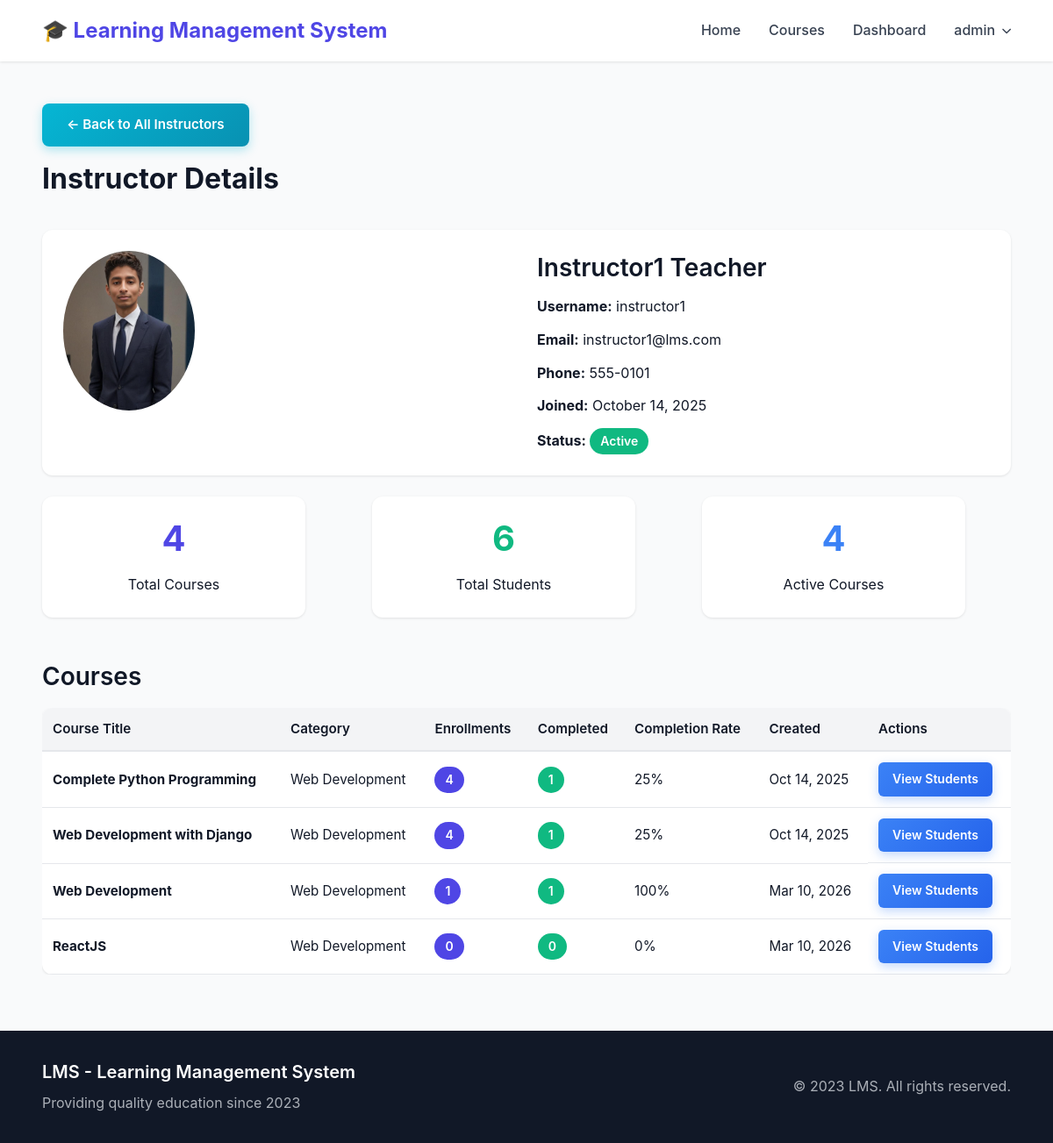
The app's page /manage/instructors/12/ (signed in) with its own data.
### accounts/models.py (models this page shows, shortened)
class User(AbstractUser):
    USER_TYPE_CHOICES = (
        ('student', 'Student'),
        ('instructor', 'Instructor'),
        ('admin', 'Admin'),
    )
    user_type = models.CharField(max_length=10, choices=USER_TYPE_CHOICES, default='student')
    profile_picture = models.ImageField(upload_to='profile_pictures/', null=True, blank=True)
    phone = models.CharField(max_length=20, null=True, blank=True)
    bio = models.TextField(blank=True, null=True)
    date_of_birth = models.DateField(null=True, blank=True)
    website = models.URLField(max_length=200, blank=True, null=True)
    address = models.TextField(blank=True, null=True)
    LEARNING_STYLE_CHOICES = (
        ('visual', 'Visual'),
        ('auditory', 'Auditory'),
        ('reading', 'Reading/Writing'),
        ('kinesthetic', 'Kinesthetic'),
    )
    learning_style = models.CharField(max_length=20, choices=LEARNING_STYLE_CHOICES, null=True, blank=True)
    preferred_language = models.CharField(max_length=50, blank=True, null=True)
    daily_study_goal = models.PositiveIntegerField(default=30, validators=[MinValueValidator(15), MaxValueValidator(480)])  # in minutes
    @property
    def is_admin(self):
        return self.is_superuser or self.user_type == 'admin'

### courses/models.py (models this page shows, shortened)
class Course(models.Model):
    title = models.CharField(max_length=200, unique=True)
    code = models.CharField(max_length=20, unique=True, blank=True, null=True, help_text="Unique course code (e.g., CS101)")
    description = models.TextField()
    instructor = models.ForeignKey(
        settings.AUTH_USER_MODEL,
        on_delete=models.CASCADE,
        related_name='courses_taught'
    )
    thumbnail = models.ImageField(upload_to='course_thumbnails/', null=True, blank=True)
    syllabus = models.FileField(upload_to='syllabi/', null=True, blank=True)
    category = models.ForeignKey(Category, on_delete=models.SET_NULL, null=True, blank=True, related_name='courses')
    created_at = models.DateTimeField(auto_now_add=True)
    updated_at = models.DateTimeField(auto_now=True)

class Category(models.Model):
    name = models.CharField(max_length=100, unique=True)
    description = models.TextField(blank=True, null=True)
    class Meta:
        verbose_name_plural = "Categories"
    def __str__(self):
        return self.name

### accounts/instructor_management_views.py (the view)
# urls.py: path('manage/instructors/<int:instructor_id>/', instructor_details, name='instructor_details'),
@staff_member_required
def instructor_details(request, instructor_id):
    instructor = get_object_or_404(User, id=instructor_id, user_type='instructor')
    courses = Course.objects.filter(instructor=instructor).annotate(
        enrollment_count=Count('enrollments', filter=Q(enrollments__is_active=True)),
        completion_count=Count('enrollments', filter=Q(enrollments__completed=True))
    )
    student_ids = Enrollment.objects.filter(
        course__instructor=instructor,
        is_active=True
    ).values_list('student_id', flat=True).distinct()
    total_students = len(student_ids)
    context = {
        'instructor': instructor,
        'courses': courses,
        'total_students': total_students,
        'total_courses': courses.count(),
    }
    return render(request, 'admin/instructor_details.html', context)

### templates/admin/instructor_details.html (shortened to what this page needs)
{% extends 'base.html' %}
{% load static %}
{% block content %}
<div class="container my-5">
    <div class="row mb-4">
        <div class="col-md-12">
            <a href="{% url 'all_instructors' %}" class="btn btn-secondary mb-3">← Back to All Instructors</a>
            <h2>Instructor Details</h2>
        </div>
    </div>
    <div class="card mb-4">
        <div class="card-body">
            <div class="row">
                <div class="col-md-3 text-center">
                    {% if instructor.profile_picture %}
                        <img src="{{ instructor.profile_picture.url }}" class="img-fluid rounded-circle" style="max-width: 150px;">
                    {% else %}
                        <div class="bg-secondary text-white rounded-circle d-flex align-items-center justify-content-center" style="width: 150px; height: 150px; margin: 0 auto;">
                            <h1>{{ instructor.username.0|upper }}</h1>
                        </div>
                    {% endif %}
                </div>
                <div class="col-md-9">
                    <h3>{{ instructor.get_full_name|default:instructor.username }}</h3>
                    <p><strong>Username:</strong> {{ instructor.username }}</p>
                    <p><strong>Email:</strong> {{ instructor.email }}</p>
                    <p><strong>Phone:</strong> {{ instructor.phone|default:"N/A" }}</p>
                    <p><strong>Joined:</strong> {{ instructor.date_joined|date:"F d, Y" }}</p>
                    <p><strong>Status:</strong>
                        {% if instructor.is_active %}
                            <span class="badge bg-success">Active</span>
                        {% else %}
                            <span class="badge bg-danger">Inactive</span>
                        {% endif %}
                    </p>
                </div>
            </div>
        </div>
    </div>
    <div class="row mb-4">
        <div class="col-md-4">
            <div class="card text-center">
                <div class="card-body">
                    <h1 class="text-primary">{{ total_courses }}</h1>
                    <p>Total Courses</p>
                </div>
            </div>
        </div>
        <div class="col-md-4">
            <div class="card text-center">
                <div class="card-body">
                    <h1 class="text-success">{{ total_students }}</h1>
                    <p>Total Students</p>
                </div>
            </div>
        </div>
        <div class="col-md-4">
            <div class="card text-center">
                <div class="card-body">
                    <h1 class="text-info">{{ courses|length }}</h1>
                    <p>Active Courses</p>
                </div>
            </div>
        </div>
    </div>
    <h3 class="mb-3">Courses</h3>
    <div class="table-responsive">
        <table class="table table-striped table-hover">
            <thead class="table-dark">
                <tr>
                    <th>Course Title</th>
                    <th>Category</th>
                    <th>Enrollments</th>
                    <th>Completed</th>
                    <th>Completion Rate</th>
                    <th>Created</th>
                    <th>Actions</th>
                </tr>
            </thead>
            <tbody>
                {% for course in courses %}
                <tr>
                    <td><strong>{{ course.title }}</strong></td>
                    <td>{{ course.category|default:"N/A" }}</td>
                    <td><span class="badge bg-primary">{{ course.enrollment_count }}</span></td>
                    <td><span class="badge bg-success">{{ course.completion_count }}</span></td>
                    <td>
                        {% if course.enrollment_count > 0 %}
                            {% widthratio course.completion_count course.enrollment_count 100 %}%
                        {% else %}
                            0%
                        {% endif %}
                    </td>
                    <td>{{ course.created_at|date:"M d, Y" }}</td>
                    <td>
                        <a href="{% url 'course_student_progress' course.id %}" class="btn btn-sm btn-info">View Students</a>
                    </td>
                </tr>
                {% empty %}
                <tr>
                    <td colspan="7" class="text-center text-muted">No courses found</td>
                </tr>
                {% endfor %}
            </tbody>
        </table>
    </div>
</div>
{% endblock %}

### templates/base.html (shortened to what this page needs)
<!DOCTYPE html>
<html lang="en">
<head>
    <link rel="stylesheet" href="https://cdnjs.cloudflare.com/ajax/libs/font-awesome/6.0.0/css/all.min.css">
    {% load static %}
    <link rel="stylesheet" href="{% static 'css/reset.css' %}?v=11">
    <link rel="stylesheet" href="{% static 'css/responsive.css' %}?v=17">
    <link rel="stylesheet" href="{% static 'css/style.css' %}?v=11">
    <link rel="stylesheet" href="{% static 'css/admin-fix.css' %}?v=11">
    <link rel="stylesheet" href="{% static 'css/navbar-fix.css' %}?v=11">
    <link rel="stylesheet" href="{% static 'css/instructor-students.css' %}?v=11">
    <link rel="stylesheet" href="{% static 'css/lessons.css' %}?v=2">
    <link rel="stylesheet" href="{% static 'css/quizzes.css' %}?v=2">
    <link rel="stylesheet" href="{% static 'css/dashboard.css' %}?v=2">
    <link rel="stylesheet" href="{% static 'css/student-progress.css' %}?v=2">
    <link rel="stylesheet" href="{% static 'css/admin-progress.css' %}?v=2">
    <link rel="stylesheet" href="{% static 'css/doubts.css' %}?v=2">
    <link rel="stylesheet" href="{% static 'css/assessments.css' %}?v=2">
    <link rel="stylesheet" href="{% static 'css/forms.css' %}?v=1">
</head>
<body>
    <nav class="navbar">
        <div class="container navbar-container">
            <a class="navbar-brand" href="/">🎓 Learning Management System</a>
            <div class="navbar-menu" id="navbarMenu">
                <a class="nav-link" href="{% url 'home' %}">Home</a>
                <a class="nav-link" href="{% url 'courses:course_list' %}">Courses</a>
                {% if user.is_authenticated %}
                <a class="nav-link" href="{% url 'accounts:dashboard' %}">Dashboard</a>
                <div class="dropdown" id="userDropdownContainer">
                    <span class="nav-link dropdown-toggle" onclick="toggleDropdown(event)">{{ user.username }}</span>
                </div>
                {% else %}
                <a class="nav-link" href="{% url 'accounts:login' %}">Login</a>
                <a class="btn-register" href="{% url 'accounts:register' %}">Register</a>
                {% endif %}
            </div>
        </div>
    </nav>
    <main>
        {% block content %}{% endblock %}
    </main>
    <footer>
        <div class="container">
            <div class="footer-content">
                <div class="footer-left">
                    <h5>LMS - Learning Management System</h5>
                    <p>Providing quality education since 2023</p>
                </div>
                <div class="footer-right">
                    <p>&copy; 2023 LMS. All rights reserved.</p>
                </div>
            </div>
        </div>
    </footer>
</body>
</html>

### static/css/style.css (style rules this page uses)
table td:last-child { display: flex; gap: 0.5rem; flex-wrap: wrap; }
table .btn { padding: 0.5rem 1rem; font-size: 0.875rem; }
footer { background: var(--gray-900); color: var(--gray-300); padding: 2rem 0; margin-top: 4rem; }

### static/css/admin-fix.css (style rules this page uses)
.admin-actions .btn, .admin-btn, .card-header .btn, .card-footer .btn, table .btn { width: auto !important; display: inline-flex !important; }
.dashboard-stats, .admin-stats-grid, .row.mb-4 { display: grid !important; gap: 1.5rem; grid-template-columns: repeat(auto-fit, minmax(200px, 1fr)) !important; }
.card { margin-bottom: 1.5rem; }
.card-body { padding: 1.5rem; }
.row { display: flex; flex-wrap: wrap; gap: 1rem; margin: 0; }
.row > [class*='col-'] { padding: 0; }
.col-md-3 { width: 25%; }
.col-md-4 { width: 33.33%; }
.text-center { text-align: center; }
.bg-success { background: var(--success) !important; }
.bg-primary { background: var(--primary) !important; }
.table { width: 100%; margin: 0; }
.table td, .table th { vertical-align: middle; }
.mb-4 { margin-bottom: 1.5rem !important; }

### static/css/navbar-fix.css (style rules this page uses)
.navbar .dropdown { position: relative; }
.navbar .dropdown-toggle { cursor: pointer; user-select: none; display: flex; align-items: center; gap: 0.5rem; }
.navbar .dropdown-toggle::after { content: '\f078'; font-family: 'Font Awesome 6 Free'; font-weight: 900; font-size: 0.7rem; transition: transform 0.3s; }

### static/css/instructor-students.css (style rules this page uses)
.my-5 { margin-top: 3rem; margin-bottom: 3rem; }
.mb-3 { margin-bottom: 1rem; }
.mb-4 { margin-bottom: 1.5rem; }
.container .row { display: flex; flex-wrap: wrap; gap: 1.5rem; }
.container .row > [class*='col-'] { flex: 1; min-width: 300px; }
.container .card { margin-bottom: 1.5rem; width: 100%; }
.container .card-body p { margin-bottom: 0.75rem; word-wrap: break-word; }
.container .card-body p:last-child { margin-bottom: 0; }
.container .table-responsive { overflow-x: auto; }
.container .table { width: 100%; margin: 0; font-size: 0.95rem; }
.container .table td, .container .table th { padding: 0.75rem; vertical-align: middle; white-space: nowrap; }

### records on screen
User: username "admin"
User: profile_picture (picture), get_full_name "Instructor1 Teacher", username "instructor1", email "instructor1@lms.com", phone "555-0101", date_joined "October 14, 2025"
Course: title "Complete Python Programming", category "Web Development", enrollment_count "4", completion_count "1", completion_count "25", created_at "Oct 14, 2025"
Course: title "Web Development with Django", category "Web Development", enrollment_count "4", completion_count "1", completion_count "25", created_at "Oct 14, 2025"
Course: title "Web Development", category "Web Development", enrollment_count "1", completion_count "1", completion_count "100", created_at "Mar 10, 2026"
Course: title "ReactJS", category "Web Development", enrollment_count "0", completion_count "0", shows "0%", created_at "Mar 10, 2026"

### other values on screen
{{ total_courses }} "4"
{{ total_students }} "6"
{{ courses|length }} "4"
